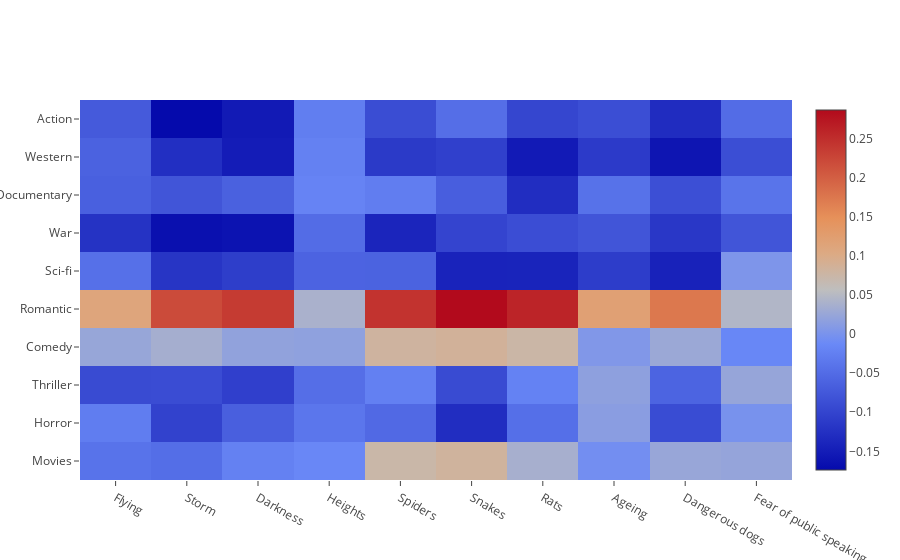

This figure's notebook cell:
### Code cell
heatmap_plt = Heatmap(
    z=filtered_cor_matrix.values,
    x=list(filtered_cor_matrix.columns),
    y=list(filtered_cor_matrix.index)
)
data = [heatmap_plt]
iplot(data, filename='labelled-heatmap')
